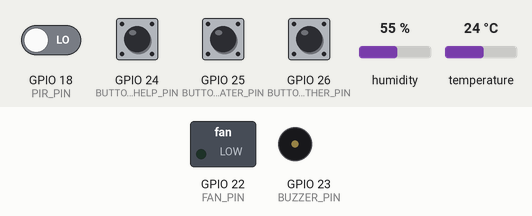
Bench run of a program on a simulated Raspberry Pi (BCM pin numbers). Shown: switched loads named in the program (green lamp = pin HIGH), buzzer (waves = sounding, pin HIGH). Inputs (shaded band) come from the test bench; at power-on: GPIO 24 (BUTTON_HELP_PIN), GPIO 25 (BUTTON_WATER_PIN), GPIO 26 (BUTTON_OTHER_PIN) HIGH, GPIO 18 (PIR_PIN) LOW, temperature 24 °C, humidity 55 %. The clock reads 2024-03-15 10:24:30 at power-on unless the program sets it; random numbers come from a fixed seed; no MQTT or app messages arrive unless stated; what the program prints to the terminal is not drawn.

Above: at 1.3 s.
1.4 s: temperature set to 29.6 °C
6.8 s: temperature set to 30.7 °C
At 11.6 s:
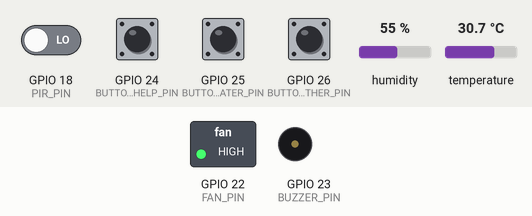
Timing chart, 0 to 13.1 s (numbered marks = the images above; inputs shaded):
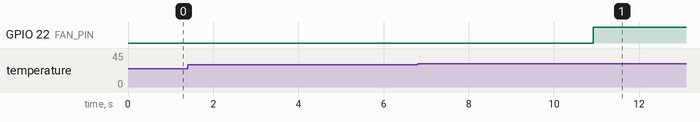

The program:

sensor_client.py
```python
#!/usr/bin/env python3
"""
VitaNet - Raspberry Pi Sensor Client
This script runs on the Raspberry Pi and sends sensor data to the Next.js application
"""

import time
import json
import random
import paho.mqtt.client as mqtt
from datetime import datetime
import RPi.GPIO as GPIO
import adafruit_dht
import board

# Configuration
MQTT_BROKER = "localhost"  # Change to your MQTT broker IP
MQTT_PORT = 1883
DEVICE_ID = "EDC_RPI_001"  # Unique device identifier
MQTT_USERNAME = ""
MQTT_PASSWORD = ""

# GPIO Pin Configuration
DHT_PIN = board.D4          # DHT22 sensor pin
PIR_PIN = 18                # PIR motion sensor pin
FAN_PIN = 22                # Cooling fan relay pin
BUZZER_PIN = 23             # Piezo buzzer pin
BUTTON_HELP_PIN = 24        # Help button pin
BUTTON_WATER_PIN = 25       # Water button pin
BUTTON_OTHER_PIN = 26       # Other request button pin

# Initialize sensors and GPIO
dht = adafruit_dht.DHT22(DHT_PIN)
GPIO.setmode(GPIO.BCM)
GPIO.setup(PIR_PIN, GPIO.IN)
GPIO.setup(FAN_PIN, GPIO.OUT, initial=GPIO.LOW)
GPIO.setup(BUZZER_PIN, GPIO.OUT, initial=GPIO.LOW)
GPIO.setup(BUTTON_HELP_PIN, GPIO.IN, pull_up_down=GPIO.PUD_UP)
GPIO.setup(BUTTON_WATER_PIN, GPIO.IN, pull_up_down=GPIO.PUD_UP)
GPIO.setup(BUTTON_OTHER_PIN, GPIO.IN, pull_up_down=GPIO.PUD_UP)

# Global variables
fan_active = False
last_motion_time = datetime.now()
button_states = {
    'help': True,
    'water': True,
    'other': True
}

def on_connect(client, userdata, flags, rc):
    """Callback for when the client receives a CONNACK response from the server"""
    if rc == 0:
        print(f"Connected to MQTT broker with result code {rc}")
        # Subscribe to command topics
        client.subscribe(f"device/{DEVICE_ID}/commands")
        print(f"Subscribed to device/{DEVICE_ID}/commands")
    else:
        print(f"Failed to connect to MQTT broker with result code {rc}")

def on_message(client, userdata, msg):
    """Callback for when a PUBLISH message is received from the server"""
    try:
        topic = msg.topic
        payload = json.loads(msg.payload.decode())
        print(f"Received message on {topic}: {payload}")

        if topic == f"device/{DEVICE_ID}/commands":
            handle_command(payload)
    except Exception as e:
        print(f"Error processing message: {e}")

def handle_command(command):
    """Handle commands received from the server"""
    global fan_active

    cmd_type = command.get('type')

    if cmd_type == 'fan_control':
        state = command.get('state', False)
        GPIO.output(FAN_PIN, GPIO.HIGH if state else GPIO.LOW)
        fan_active = state
        print(f"Fan {'activated' if state else 'deactivated'}")

    elif cmd_type == 'buzzer_test':
        activate_buzzer(duration=2)
        print("Buzzer test activated")

    elif cmd_type == 'medication_reminder':
        medication = command.get('medication', 'Unknown')
        activate_buzzer(pattern='reminder')
        print(f"Medication reminder: {medication}")

def activate_buzzer(duration=1, pattern='single'):
    """Activate the piezo buzzer with different patterns"""
    if pattern == 'single':
        GPIO.output(BUZZER_PIN, GPIO.HIGH)
        time.sleep(duration)
        GPIO.output(BUZZER_PIN, GPIO.LOW)

    elif pattern == 'reminder':
        # Three short beeps for medication reminder
        for _ in range(3):
            GPIO.output(BUZZER_PIN, GPIO.HIGH)
            time.sleep(0.5)
            GPIO.output(BUZZER_PIN, GPIO.LOW)
            time.sleep(0.5)

def read_sensors():
    """Read all sensor data"""
    global fan_active, last_motion_time

    try:
        # Read temperature and humidity
        temperature = dht.temperature
        humidity = dht.humidity

        # Simulate reading if sensor fails
        if temperature is None or humidity is None:
            temperature = 20 + random.uniform(-5, 15)  # 15-35°C
            humidity = 40 + random.uniform(0, 30)      # 40-70%

        # Read motion sensor
        motion_detected = GPIO.input(PIR_PIN)
        if motion_detected:
            last_motion_time = datetime.now()

        # Auto fan control based on temperature
        if temperature > 30 and not fan_active:
            GPIO.output(FAN_PIN, GPIO.HIGH)
            fan_active = True
            print(f"Fan auto-activated due to high temperature: {temperature}°C")
        elif temperature <= 28 and fan_active:
            GPIO.output(FAN_PIN, GPIO.LOW)
            fan_active = False
            print(f"Fan auto-deactivated, temperature normal: {temperature}°C")

        return {
            'temperature': round(temperature, 1),
            'humidity': round(humidity, 1),
            'motion': motion_detected,
            'fanActive': fan_active,
            'timestamp': datetime.now().isoformat()
        }

    except Exception as e:
        print(f"Error reading sensors: {e}")
        return None

def check_buttons():
    """Check for button presses and send alerts"""
    global button_states

    # Check help button
    help_pressed = not GPIO.input(BUTTON_HELP_PIN)
    if help_pressed and button_states['help']:
        send_alert('HELP', 'Emergency help button pressed', 'CRITICAL')
        button_states['help'] = False
    elif not help_pressed:
        button_states['help'] = True

    # Check water button
    water_pressed = not GPIO.input(BUTTON_WATER_PIN)
    if water_pressed and button_states['water']:
        send_alert('WATER', 'Water assistance requested', 'MEDIUM')
        button_states['water'] = False
    elif not water_pressed:
        button_states['water'] = True

    # Check other button
    other_pressed = not GPIO.input(BUTTON_OTHER_PIN)
    if other_pressed and button_states['other']:
        send_alert('OTHER', 'General assistance requested', 'MEDIUM')
        button_states['other'] = False
    elif not other_pressed:
        button_states['other'] = True

def send_sensor_data(client, data):
    """Send sensor data to MQTT broker"""
    if data:
        topic = f"device/{DEVICE_ID}/sensors"
        payload = json.dumps(data)
        client.publish(topic, payload)
        print(f"Sent sensor data: {data}")

def send_alert(alert_type, message, priority='MEDIUM'):
    """Send alert to MQTT broker"""
    alert_data = {
        'type': alert_type,
        'message': message,
        'priority': priority,
        'timestamp': datetime.now().isoformat()
    }
    topic = f"device/{DEVICE_ID}/alerts"
    payload = json.dumps(alert_data)
    client.publish(topic, payload)
    print(f"Sent alert: {alert_data}")

def send_heartbeat(client):
    """Send device heartbeat"""
    heartbeat_data = {
        'status': 'online',
        'timestamp': datetime.now().isoformat(),
        'uptime': time.time()
    }
    topic = f"device/{DEVICE_ID}/status"
    payload = json.dumps(heartbeat_data)
    client.publish(topic, payload)

def cleanup():
    """Cleanup GPIO pins"""
    GPIO.output(FAN_PIN, GPIO.LOW)
    GPIO.output(BUZZER_PIN, GPIO.LOW)
    GPIO.cleanup()
    print("GPIO cleanup completed")

def main():
    """Main application loop"""
    global client

    # Initialize MQTT client
    client = mqtt.Client()
    client.on_connect = on_connect
    client.on_message = on_message

    if MQTT_USERNAME and MQTT_PASSWORD:
        client.username_pw_set(MQTT_USERNAME, MQTT_PASSWORD)

    try:
        # Connect to MQTT broker
        client.connect(MQTT_BROKER, MQTT_PORT, 60)
        client.loop_start()

        print(f"VitaNet Client Started - Device ID: {DEVICE_ID}")
        print("Press Ctrl+C to stop")

        last_heartbeat = time.time()

        while True:
            # Read and send sensor data every 5 seconds
            sensor_data = read_sensors()
            if sensor_data:
                send_sensor_data(client, sensor_data)

            # Check for button presses
            check_buttons()

            # Send heartbeat every 30 seconds
            if time.time() - last_heartbeat > 30:
                send_heartbeat(client)
                last_heartbeat = time.time()

            time.sleep(5)  # Main loop delay

    except KeyboardInterrupt:
        print("\nShutting down...")
    except Exception as e:
        print(f"Error in main loop: {e}")
    finally:
        cleanup()
        client.loop_stop()
        client.disconnect()
        print("Application stopped")

if __name__ == "__main__":
    main()
```

Measured:
- the behaviour switches between 30 and 30.1 °C on temperature (found by bisection; images 0 and 1)
- after the input at 1.4 s, every drawn part: stays the same
- after the input at 6.8 s, GPIO 22 (FAN_PIN): LOW → HIGH after 4.1 s
